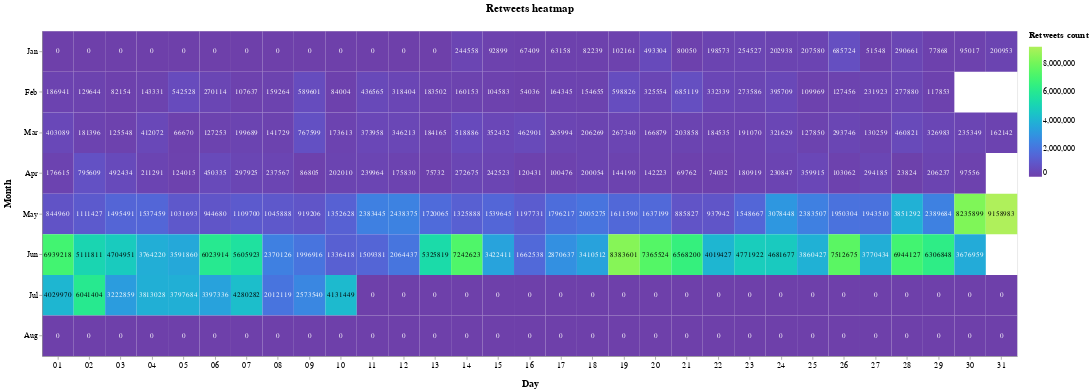

Notebook source saved alongside this figure:
### Markdown cell above
The code is the pretty much the same as above, in this case we have considered the 'favorite count' field and worked on it.

### Code cell
rts = []
index = 0

for element in data: 
    token=data[index]['created_at']
    d = parse(token)
    d = d.strftime('%Y/%m/%d')
    rt=(d,data[index]['retweet_count'])
    
    rts.append(rt)
    index=index+1
    


first_rt = itemgetter(0)
sums_rt = [(k, sum(item[1] for item in tups_to_sum))
        for k, tups_to_sum in groupby(sorted(rts, key=first_rt), key=first_rt)]
dictsum_rt=dict(sums_rt)


start = datetime.datetime.strptime("2020/01/01", "%Y/%m/%d")
end = datetime.datetime.strptime("2020/09/01", "%Y/%m/%d")
date_generated = [start + datetime.timedelta(days=x) for x in range(0, (end-start).days)]

for date in date_generated:
    if date.strftime("%Y/%m/%d") not in dictsum_rt:
        dictsum_rt[date.strftime("%Y/%m/%d")] = 0


df_rt = pd.DataFrame.from_dict(dictsum_rt, orient='index').reset_index()
df_rt = df_rt.rename(columns={'index':'data', 0:'retweet_count'})


c = alt.Chart(
    df_rt,
    title="Retweets heatmap"
).mark_rect().encode(
    x=alt.X('date(data):O',title="Day"),
    y=alt.Y('month(data):O',title="Month"),
    color=alt.Color('retweet_count:Q', title="Retweets count", scale=alt.Scale(range=["#6e40aa","#6d41ab","#6d41ad","#6d42ae","#6c43af","#6c43b0","#6b44b2","#6b45b3","#6a46b4","#6a46b5","#6a47b7","#6948b8","#6849b9","#684aba","#674abb","#674bbd","#664cbe","#664dbf","#654ec0","#654fc1","#6450c2","#6350c3","#6351c4","#6252c5","#6153c6","#6154c7","#6055c8","#5f56c9","#5f57ca","#5e58cb","#5d59cc","#5c5acd","#5c5bce","#5b5ccf","#5a5dd0","#595ed1","#595fd1","#5860d2","#5761d3","#5662d4","#5663d5","#5564d5","#5465d6","#5366d7","#5267d7","#5168d8","#5169d9","#506ad9","#4f6bda","#4e6cda","#4d6ddb","#4c6edb","#4b70dc","#4b71dc","#4a72dd","#4973dd","#4874de","#4775de","#4676df","#4577df","#4479df","#447adf","#437be0","#427ce0","#417de0","#407ee0","#3f80e1","#3e81e1","#3d82e1","#3d83e1","#3c84e1","#3b86e1","#3a87e1","#3988e1","#3889e1","#378ae1","#378ce1","#368de1","#358ee1","#348fe1","#3390e1","#3292e1","#3293e1","#3194e0","#3095e0","#2f96e0","#2e98e0","#2e99df","#2d9adf","#2c9bdf","#2b9cde","#2b9ede","#2a9fdd","#29a0dd","#29a1dd","#28a2dc","#27a4dc","#26a5db","#26a6db","#25a7da","#25a8d9","#24aad9","#23abd8","#23acd8","#22add7","#22aed6","#21afd5","#21b1d5","#20b2d4","#20b3d3","#1fb4d2","#1fb5d2","#1eb6d1","#1eb8d0","#1db9cf","#1dbace","#1dbbcd","#1cbccc","#1cbdcc","#1cbecb","#1bbfca","#1bc0c9","#1bc2c8","#1ac3c7","#1ac4c6","#1ac5c5","#1ac6c4","#1ac7c2","#1ac8c1","#19c9c0","#19cabf","#19cbbe","#19ccbd","#19cdbc","#19cebb","#19cfb9","#19d0b8","#19d1b7","#19d2b6","#19d3b5","#1ad4b4","#1ad5b2","#1ad5b1","#1ad6b0","#1ad7af","#1bd8ad","#1bd9ac","#1bdaab","#1bdbaa","#1cdba8","#1cdca7","#1cdda6","#1ddea4","#1ddfa3","#1edfa2","#1ee0a0","#1fe19f","#1fe29e","#20e29d","#20e39b","#21e49a","#22e599","#22e597","#23e696","#24e795","#24e793","#25e892","#26e891","#27e98f","#27ea8e","#28ea8d","#29eb8c","#2aeb8a","#2bec89","#2cec88","#2ded87","#2eed85","#2fee84","#30ee83","#31ef82","#32ef80","#33f07f","#34f07e","#35f07d","#37f17c","#38f17a","#39f279","#3af278","#3bf277","#3df376","#3ef375","#3ff374","#41f373","#42f471","#43f470","#45f46f","#46f46e","#48f56d","#49f56c","#4bf56b","#4cf56a","#4ef56a","#4ff669","#51f668","#52f667","#54f666","#55f665","#57f664","#59f664","#5af663","#5cf662","#5ef661","#5ff761","#61f760","#63f75f","#64f75f","#66f75e","#68f75d","#6af75d","#6bf65c","#6df65c","#6ff65b","#71f65b","#73f65a","#74f65a","#76f659","#78f659","#7af659","#7cf658","#7ef658","#80f558","#81f558","#83f557","#85f557","#87f557","#89f557","#8bf457","#8df457","#8ff457","#91f457","#93f457","#94f357","#96f357","#98f357","#9af357","#9cf257","#9ef258","#a0f258","#a2f258","#a4f158","#a6f159","#a8f159","#aaf159","#abf05a","#adf05a","#aff05b"])),
    tooltip=[
        alt.Tooltip('monthdate(data):T', title='Date'),
        alt.Tooltip('retweet_count:Q', title='Retweet count')
    ]
).properties(width=1500, height=500)

# Configure text
t = c.mark_text(baseline='middle').encode(
    text='retweet_count:Q',
    color=alt.condition(
        alt.FieldRangePredicate(field='retweet_count', range=[4000000,100000000]),
        alt.value('black'),
        alt.value('white')
    )
)

(c + t).configure_title(
    fontSize=17,
    offset=25
).configure_axis(
    labelFontSize=13,
    titleFontSize=15,
    titlePadding=15
).configure_legend(
    gradientThickness=20,
    titleFontSize=14,
    labelFontSize=12,
    titlePadding=10
)

### Figure 1 — Vega-Lite specification as saved in the notebook (floating-point values rounded to 4 significant figures; data arrays with more than 128 entries replaced by an {"elided": "..."} marker saying what was removed)
{"config": {"view": {"continuousWidth": 400, "continuousHeight": 300}, "axis": {"labelFontSize": 13, "titleFontSize": 15, "titlePadding": 15}, "legend": {"gradientThickness": 20, "labelFontSize": 12, "titleFontSize": 14, "titlePadding": 10}, "title": {"fontSize": 17, "offset": 25}}, "layer": [{"mark": "rect", "encoding": {"color": {"type": "quantitative", "field": "retweet_count", "scale": {"range": {"elided": "256 str values"}}, "title": "Retweets count"}, "tooltip": [{"type": "temporal", "field": "data", "timeUnit": "monthdate", "title": "Date"}, {"type": "quantitative", "field": "retweet_count", "title": "Retweet count"}], "x": {"type": "ordinal", "field": "data", "timeUnit": "date", "title": "Day"}, "y": {"type": "ordinal", "field": "data", "timeUnit": "month", "title": "Month"}}, "height": 500, "title": "Retweets heatmap", "width": 1500}, {"mark": {"type": "text", "baseline": "middle"}, "encoding": {"color": {"condition": {"value": "black", "test": {"field": "retweet_count", "range": [4000000, 100000000]}}, "value": "white"}, "text": {"type": "quantitative", "field": "retweet_count"}, "tooltip": [{"type": "temporal", "field": "data", "timeUnit": "monthdate", "title": "Date"}, {"type": "quantitative", "field": "retweet_count", "title": "Retweet count"}], "x": {"type": "ordinal", "field": "data", "timeUnit": "date", "title": "Day"}, "y": {"type": "ordinal", "field": "data", "timeUnit": "month", "title": "Month"}}, "height": 500, "title": "Retweets heatmap", "width": 1500}], "data": {"name": "data-441cb390b7aa85955184adf675c0d096"}, "$schema": "https://vega.github.io/schema/vega-lite/v4.8.1.json", "datasets": {"data-441cb390b7aa85955184adf675c0d096": {"elided": "244 records"}}}
